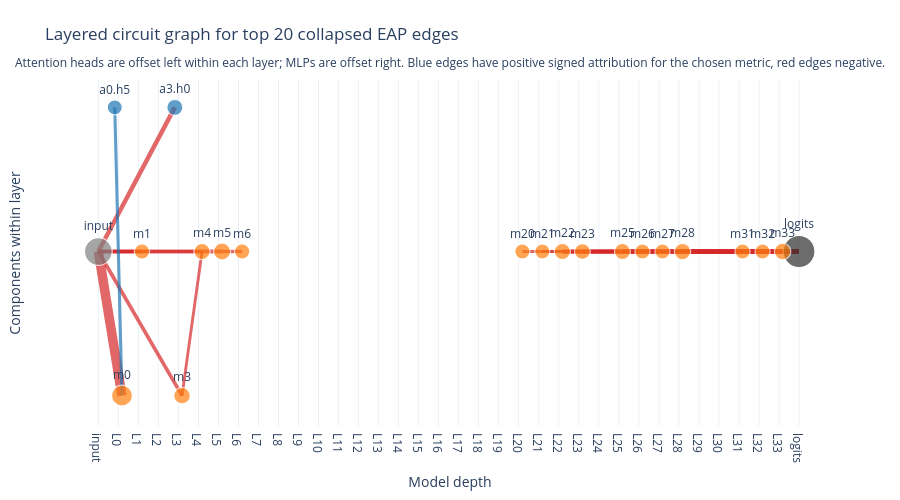
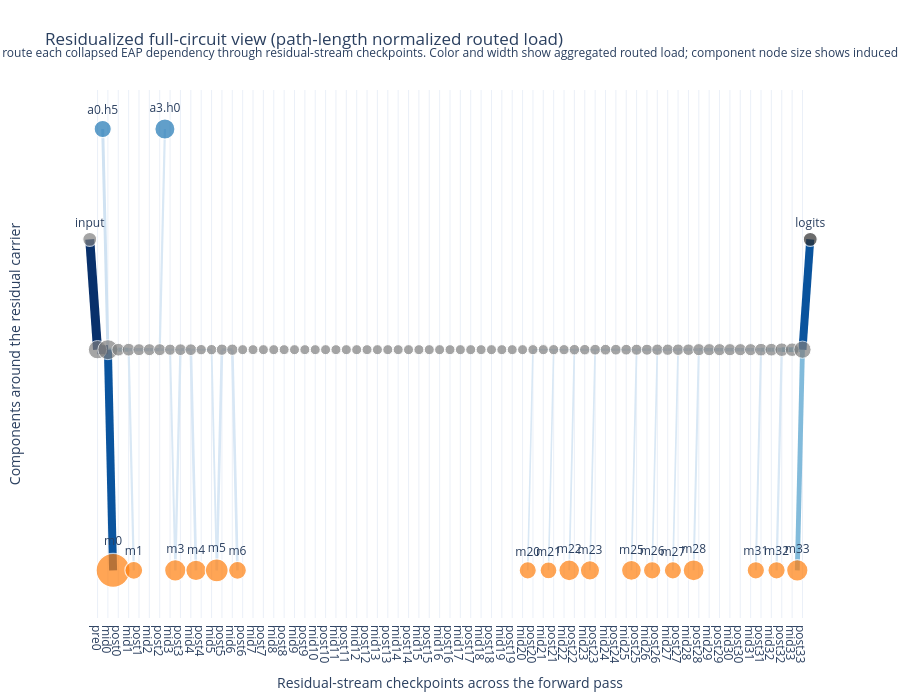

These figures' notebook cell, in order:
### Markdown cell above
## Selected Necessary Edges

### Code cell
underlying_edge_map = (
    gemma_underlying.groupby("collapsed_edge", dropna=False)["underlying_edge"]
    .agg(lambda values: values.astype(str).tolist())
    .to_dict()
)

necessary_edges_table = gemma_edges.copy()
necessary_edges_table["underlying_edges"] = necessary_edges_table["collapsed_edge"].map(underlying_edge_map)
necessary_edges_table = necessary_edges_table.sort_values("rank", kind="stable")[[
        "collapsed_edge",
        "parent",
        "child",
        "signed_sum",
        "abs_score",
        "rank",
        "underlying_edge_count",
        "underlying_edges",
    ]]

display(necessary_edges_table)

gemma_circuit_nodes = budgeted_node_scores(gemma_edges)
gemma_circuit_figures = build_live_budgeted_circuit_figures(
    gemma_edges,
    gemma_circuit_nodes,
    top_k_edges=len(gemma_edges),
    layered_circuit_min_height=500,
    layered_circuit_height_per_node=18,
)

display(Markdown("### Circuit View"))
display(Markdown("**Layered circuit**"))
display(gemma_circuit_figures["layered_circuit"])

display(Markdown("**Residualized full circuit (path-length normalized routed load)**"))
display(gemma_circuit_figures["residualized_normalized"])
